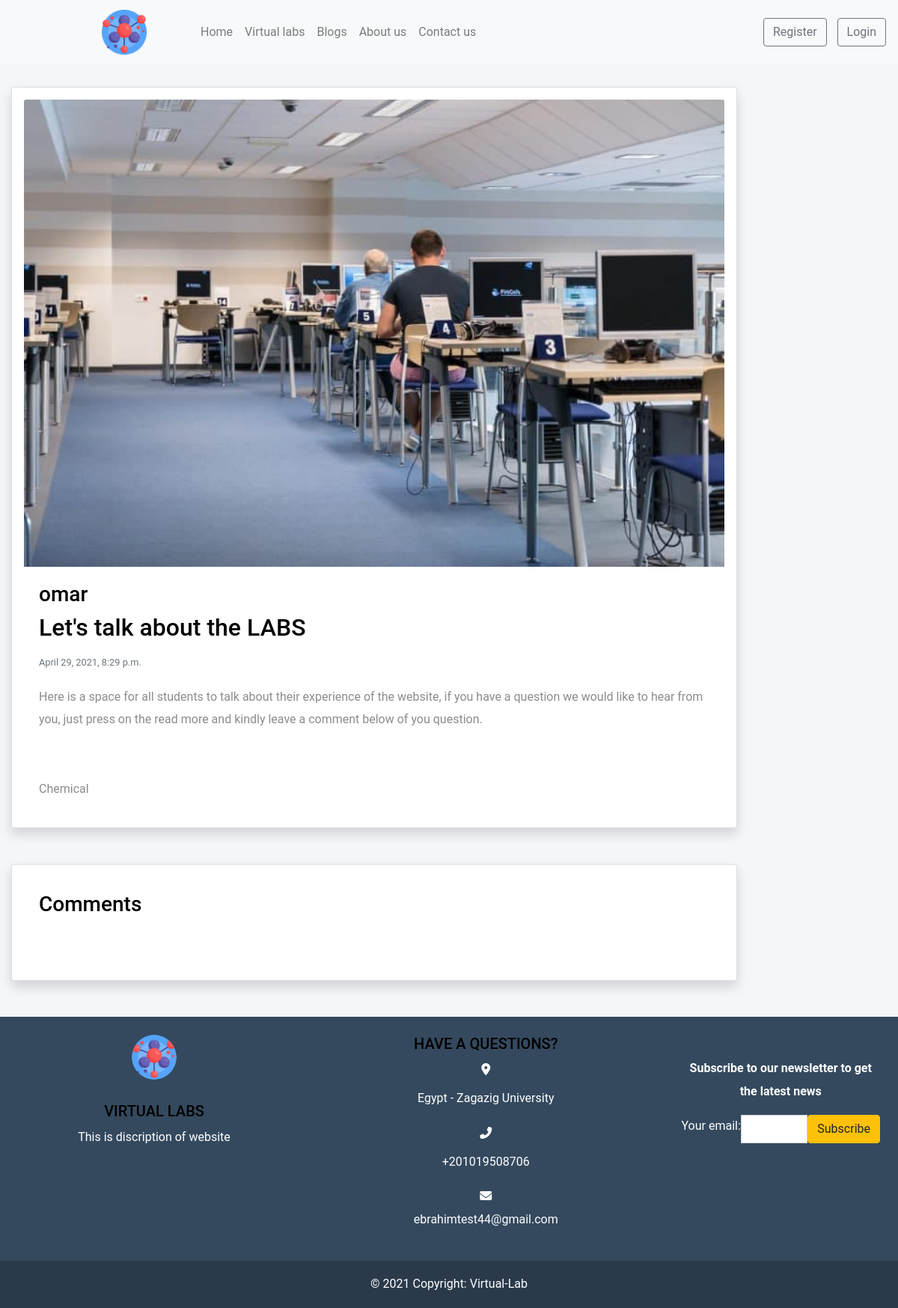
Page /blog/post1 on the committed database.
### settings/models.py (models this page shows, shortened)
class Website(models.Model):
   name = models.CharField(max_length=100)
   description = models.TextField(max_length=1000)
   phone = models.CharField(max_length=20)
   Address = models.CharField(max_length=100)
   email = models.EmailField(max_length=254)
   logo = models.ImageField(upload_to='images/')
   fb_link = models.URLField(max_length=200)
   twitter_link = models.URLField(max_length=200)
   instagram_link = models.URLField(max_length=200)

### blog/models.py (models this page shows, shortened)
class Post(models.Model):
    author = models.ForeignKey(User, related_name='post_author', on_delete=models.CASCADE)
    category = models.ForeignKey('Category', related_name='post_category', on_delete=models.CASCADE)
    title = models.CharField(max_length=50)
    image = models.ImageField(upload_to='images/')
    created_at = models.DateTimeField(default=timezone.now)
    description = models.TextField(max_length=20000)
    tags = TaggableManager() # tags from external package
    slug = models.SlugField(null=True, blank=True)
    def get_absolute_url(self):
        return reverse('blog:post_detail',args=[str(self.slug)])

class Category(models.Model):
    name = models.CharField(max_length=50)
    def __str__(self):
        return self.name

### blog/views.py (the view)
# urls.py: path('<slug:slug>',views.PostDetail.as_view(),name='post_detail'),
class PostDetail(DetailView):
    model = Post
    def get_context_data(self, **kwargs): # return another data
        context = super().get_context_data(**kwargs)
        context["subscriber_form"] = SubscriberForm()
        return context

### settings/forms.py
class SubscriberForm(forms.Form):
    email = forms.EmailField(label='Your email',
                             max_length=100,
                             widget=forms.EmailInput(attrs={'class': 'form-control'}))

### blog/templates/blog/post_detail.html (shortened to what this page needs)
{% extends "base.html" %}
{% load static %}
{% block body %}
<section class="Blogs1">
  <div class="container-fluid MovingLeft">
    <div class="row">
      <div class="col-lg-10 col-md-12 col-sm-12 ">
        <br />
        <div class="card mb-3 shadow p-3 mb-5 bg-white rounded">
          <img src="{{post.image.url}}" class="card-img-top" alt="Logo" height="500px;">
          <div class="card-body">
            <h3>{{post.author}}</h3>
            <h2 class="card-title">{{post.title}}</h2>
            <p class="card-text"><small class="text-muted">{{post.created_at}}</small></p>
            <p class="card-text">
              {{post.description|safe}}
            </p>
            <tag>{{post.category}}</tag>
          </div>
        </div>
        <div class="card mb-3 shadow p-3 mb-5 bg-white rounded">
          <div class="card-body">
            <h3 class="mb-5"> Comments</h3>
          </div>
        </div>
      </div>
    </div>
  </div>
</section>
{% endblock body %}

### templates/base.html (shortened to what this page needs)
{% load static %}
<!doctype html>
<html lang="en">
<head>
    <link rel="stylesheet" href="https://cdn.jsdelivr.net/npm/bootstrap@4.6.0/dist/css/bootstrap.min.css"
>
    <link rel="stylesheet" href="{% static 'wowJs/css/libs/animate.css' %}" />
    <link rel="stylesheet" href="https://cdnjs.cloudflare.com/ajax/libs/animate.css/4.1.1/animate.min.css" />
    <link rel="stylesheet" href="{% static 'css/style.css' %}">
    <link rel="stylesheet" href="{% static 'css/styleContact.css' %}">
    <link rel="stylesheet" href="{% static 'css/profile.css' %}">
</head>
<body>
    <nav class="navbar navbar-expand-lg navbar-light bg-light fixed-top ">
        <a class="navbar-brand margin-left Left" href="#"><img src="{{myfooter.logo.url}}"
                style="width: 60px; height:60px" alt="Taleen"></a>
        <div class="collapse navbar-collapse " id="navbarSupportedContent">
            <ul class="navbar-nav mr-auto ml-5 underline Left control flex-md-shrink-0 " style="margin-trim: 0;">
                <li class="nav-item ">
                    <a class="nav-link " href="/">Home <span class="sr-only">(current)</span></a>
                </li>
                <li class="nav-item ">
                    <a class="nav-link" href="{% url 'labs:lab_list' %}">Virtual labs</a>
                </li>
                <li class="nav-item ">
                    <a class="nav-link " href="{% url 'blog:post_list' %}">Blogs</a>
                </li>
                <li class="nav-item ">
                    <a class="nav-link" href="{% url 'about:about' %}">About us</a>
                </li>
                <li class="nav-item ">
                    <a class="nav-link" href="{% url 'contact:contact' %}">Contact us</a>
                </li>
            </ul>
            {% if request.user.is_authenticated %}
            <li class="nav-item dropdown adjusting dropdown-menu-right dropdown-menu-lg-left"
                style="list-style-type: none; padding-right: 80px;">
                <a class="nav-link dropdown-toggle" style="color: #8da3a5;" href="#" id="navbarDropdown" role="button"
                    data-toggle="dropdown" aria-haspopup="true" aria-expanded="false">
                    <i class="fas fa-user-circle "></i>
                </a>
                <div class="dropdown-menu" style="background-color: #ecf0f1;" aria-labelledby="navbarDropdown">
                    <a class="dropdown-item" href="{% url 'accounts:profile' %}">profile</a>
                    <a class="dropdown-item" href="{% url 'about:FAQ' %}">FAQ</a>
                    <div class="dropdown-divider"></div>
                    <a class="dropdown-item" href="{% url 'logout' %}">log out</a>
                </div>
            </li>
            {% else %}
            <div class="my-2 my-lg-0 ">
                <a href="{% url 'accounts:signup' %}" class="btn btn-outline-secondary my-2 my-sm-0" role="button"
                    aria-pressed="true" target="_blank">Register</a>
                <a href="{% url 'login' %}" class="btn btn-outline-secondary myMoving" role="button" aria-pressed="true"
                    target="_blank">Login</a>
            </div>
            {% endif %}
        </div>
    </nav>
    {% block body %}{% endblock body %}
    <footer class="bg-footer text-white text-center text-lg-start ">
        <div class=" p-4">
            <div class="row">
                <div class="col-lg-4 col-md-12 mb-4 mb-md-0">
                    <img src="{% static 'images/molecule.png' %}" class="rounded-circle" alt="logo"
                        style="width: 60px; height:60px">
                    <br /> <br />
                    <h5 class="text-uppercase ">{{myfooter.name}}</h5>
                    <p>
                        {{myfooter.description}}
                    </p>
                </div>
                <div class="col-lg-5 col-md-6 mb-4 mb-md-0">
                    <h5 class="">HAVE A QUESTIONS?</h5>
                    <div class="">
                        <i class="fas fa-map-marker-alt "></i>
                        <div class="media-body">
                            <p>{{myfooter.Address}}</p>
                        </div>
                    </div>
                    <div class="">
                        <i class="fas fa-phone-alt"></i>
                        <div class="media-body">
                            <p>{{myfooter.phone}}</p>
                        </div>
                    </div>
                    <div class="">
                        <i class="fas fa-envelope"></i>
                        <div class="media-body">
                            <p>{{myfooter.email}}</p>
                        </div>
                    </div>
                </div>
                <div class="col-lg-3 col-md-6 mb-4 mb-md-0 mt-0">
                    <br />
                    <p class=""><strong>Subscribe to our newsletter to get the latest news</strong></p>
                    <form id="subscribe_form_id" method="POST" action="{% url 'home:subscribe' %}" novalidate>
                        <div class="input-group ">
                            {{ subscriber_form }}
                            <button class="btn btn-warning" type="submit">Subscribe</button>
                        </div>
                    </form>
                </div>
            </div>
        </div>
        <div class="text-center p-3" style="background-color: rgba(0, 0, 0, 0.2)">
            © 2021 Copyright:
            <a class="text-white" href="/">Virtual-Lab</a>
        </div>
    </footer>
</body>
</html>

### static/css/style.css (style rules this page uses)
body { margin-top: 86px; }
.MovingLeft { justify-content: center; background-color: #f5f6fa; }
img { vertical-align: middle; border: 0px }
.myMoving { margin-left: 10px; }
.margin-left { margin-left: 120px; }
.bg-footer { background-color: #34495e; }
html { scroll-behavior: smooth; }
html, body { overflow-x: hidden; }
body { position: relative; }

### static/css/styleContact.css (style rules this page uses)
body { font-family: "Roboto", sans-serif; background-color: #fff; line-height: 1.9; color: #8c8c8c; }
h1, h2, h3, h4, h5, h6, .h1, .h2, .h3, .h4, .h5, .h6 { font-family: "Roboto", sans-serif; color: #000; }
.form-control { background: #fff; }

### static/css/profile.css (style rules this page uses)
body { margin-top: 86px; background:#f4f6f9 }
img { max-width: 100%; height: auto; }

### rows in the picture
Website: logo (picture), name "VIRTUAL LABS", description "This is discription of website", Address "Egypt - Zagazig University", phone "+201019508706", email "ebrahimtest44@gmail.com"
Post: image (picture), author "omar", title "Let's talk about the LABS", created_at "April 29, 2021, 8:29 p.m.", description "Here is a space for all students to talk about their experience of the website, if you have a question we would like to hear from you, just press on the read more and kindly leave a comment below of you question.", category "Chemical"
